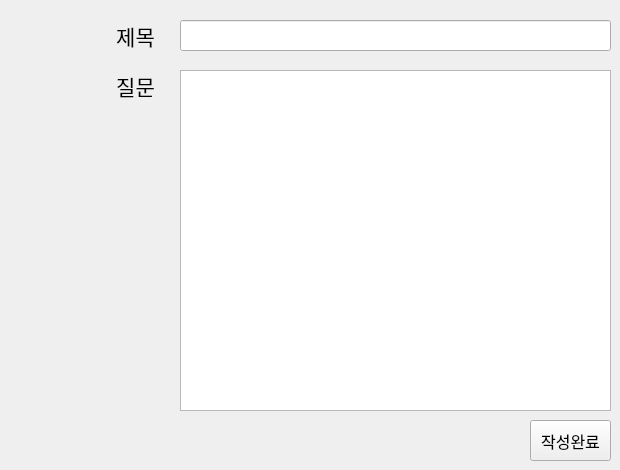
     <widget class="QWidget" name="tab_7">
      <attribute name="title">
       <string>질문하기</string>
      </attribute>
      <widget class="QTextEdit" name="question_content">
       <property name="geometry">
        <rect>
         <x>180</x>
         <y>70</y>
         <width>431</width>
         <height>341</height>
        </rect>
       </property>
       <property name="font">
        <font>
         <pointsize>12</pointsize>
        </font>
       </property>
      </widget>
      <widget class="QLabel" name="label_10">
       <property name="geometry">
        <rect>
         <x>100</x>
         <y>70</y>
         <width>71</width>
         <height>31</height>
        </rect>
       </property>
       <property name="font">
        <font>
         <pointsize>16</pointsize>
        </font>
       </property>
       <property name="text">
        <string>질문</string>
       </property>
       <property name="alignment">
        <set>Qt::AlignCenter</set>
       </property>
      </widget>
      <widget class="QPushButton" name="writingComplete">
       <property name="geometry">
        <rect>
         <x>530</x>
         <y>420</y>
         <width>81</width>
         <height>41</height>
        </rect>
       </property>
       <property name="font">
        <font>
         <pointsize>12</pointsize>
        </font>
       </property>
       <property name="text">
        <string>작성완료</string>
       </property>
      </widget>
      <widget class="QLabel" name="label_12">
       <property name="geometry">
        <rect>
         <x>100</x>
         <y>20</y>
         <width>71</width>
         <height>31</height>
        </rect>
       </property>
       <property name="font">
        <font>
         <pointsize>16</pointsize>
        </font>
       </property>
       <property name="text">
        <string>제목</string>
       </property>
       <property name="alignment">
        <set>Qt::AlignCenter</set>
       </property>
      </widget>
      <widget class="QLineEdit" name="question_title">
       <property name="geometry">
        <rect>
         <x>180</x>
         <y>20</y>
         <width>431</width>
         <height>31</height>
        </rect>
       </property>
       <property name="font">
        <font>
         <pointsize>14</pointsize>
        </font>
       </property>
      </widget>
     </widget>
